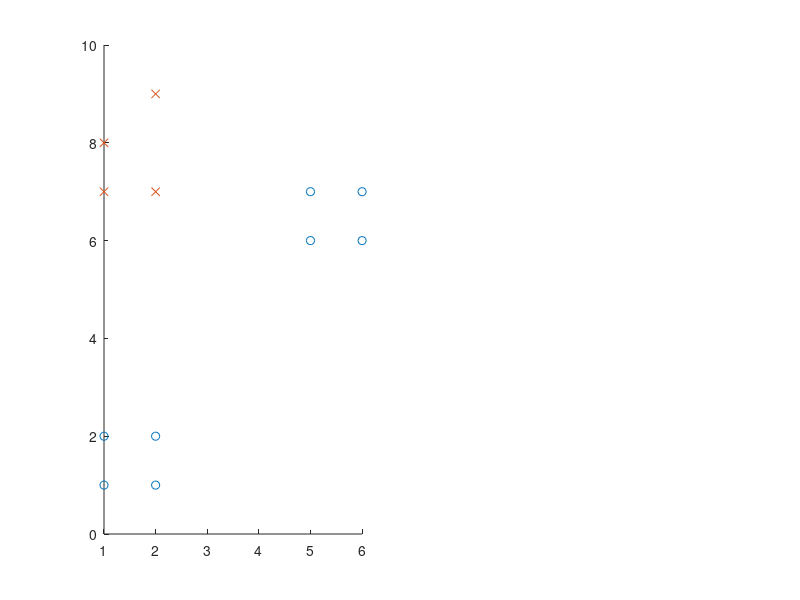

Recreate this plot in MATLAB. (Note: this script raises an error after producing the figure.)
%X = [-2 1; -1 3; 1 2; 2 0; 3 5; 4 8; 5 6];
%Y = [0; 0; 0; 0; 1; 1; 1];

% problematic data set -- begin
% (group cannot be separated with sreight line from other items)
% X = [1 2; 1 1; 2 2; 2 1; 3 5; 3 4; 4 5; 4 4; 5 6; 6 7; 6 6; 5 7];
% Y = [0; 0; 0; 0; 1; 1; 1; 1; 0; 0; 0; 0];
% -- end

X = [1 2; 1 1; 2 2; 2 1; 1 7; 2 7; 1 8; 2 9; 5 6; 6 7; 6 6; 5 7];
Y = [0; 0; 0; 0; 1; 1; 1; 1; 0; 0; 0; 0];

clf;
%logistic regression data plot
idx0 = find(Y == 0);
idx1 = find(Y == 1);
subplot(1,2,1);
hold on;
plot3(X(idx0,1), X(idx0,2), 'o');
plot3(X(idx1,1), X(idx1,2), 'x');

disp('initial theta and cost:');
T = ones(size(X)(2) + 1,1)
s = log_reg_cost(X, Y, T)

alpha = 0.01;
count = 2000;

%[T, costs] = logistic_regression(X, Y, T, alpha, count);
lambda = 1;
[T, costs] = logistic_regression_regularized(X, Y, T, alpha, lambda, count);

% logistic regression costs plot
subplot(1,2,2);
plot(costs(:,1), costs(:,2));

disp('final theta and cost');
T
s = log_reg_cost(X, Y, T)

printf('predictions:\n');
x = [ones(size(X)(1), 1), X];
disp(sigmoid(x * T));